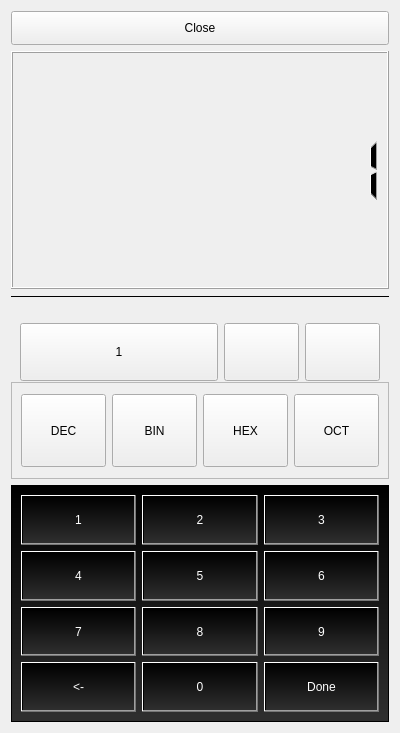
<?xml version="1.0" encoding="UTF-8"?>
<ui version="4.0">
 <class>Form</class>
 <widget class="QWidget" name="Form">
  <property name="geometry">
   <rect>
    <x>0</x>
    <y>0</y>
    <width>400</width>
    <height>733</height>
   </rect>
  </property>
  <property name="minimumSize">
   <size>
    <width>376</width>
    <height>311</height>
   </size>
  </property>
  <property name="windowTitle">
   <string>Diginum</string>
  </property>
  <property name="windowIcon">
   <iconset>
    <normaloff>../../Downloads/Frame 80.png</normaloff>../../Downloads/Frame 80.png</iconset>
  </property>
  <layout class="QVBoxLayout" name="verticalLayout">
   <item>
    <widget class="QPushButton" name="pushButton_5">
     <property name="minimumSize">
      <size>
       <width>0</width>
       <height>34</height>
      </size>
     </property>
     <property name="text">
      <string>Close</string>
     </property>
    </widget>
   </item>
   <item>
    <widget class="QLCDNumber" name="lcdNumber">
     <property name="maximumSize">
      <size>
       <width>16777215</width>
       <height>251</height>
      </size>
     </property>
     <property name="lineWidth">
      <number>1</number>
     </property>
     <property name="smallDecimalPoint">
      <bool>false</bool>
     </property>
     <property name="digitCount">
      <number>10</number>
     </property>
     <property name="segmentStyle">
      <enum>QLCDNumber::SegmentStyle::Filled</enum>
     </property>
     <property name="intValue" stdset="0">
      <number>1</number>
     </property>
    </widget>
   </item>
   <item>
    <widget class="Line" name="line">
     <property name="frameShadow">
      <enum>QFrame::Shadow::Plain</enum>
     </property>
     <property name="lineWidth">
      <number>1</number>
     </property>
     <property name="orientation">
      <enum>Qt::Orientation::Horizontal</enum>
     </property>
    </widget>
   </item>
   <item>
    <widget class="QFrame" name="frame_2">
     <property name="sizePolicy">
      <sizepolicy hsizetype="Preferred" vsizetype="Expanding">
       <horstretch>0</horstretch>
       <verstretch>0</verstretch>
      </sizepolicy>
     </property>
     <property name="minimumSize">
      <size>
       <width>0</width>
       <height>72</height>
      </size>
     </property>
     <property name="maximumSize">
      <size>
       <width>16777215</width>
       <height>52</height>
      </size>
     </property>
     <property name="frameShape">
      <enum>QFrame::Shape::NoFrame</enum>
     </property>
     <property name="frameShadow">
      <enum>QFrame::Shadow::Raised</enum>
     </property>
     <layout class="QHBoxLayout" name="horizontalLayout_2">
      <item>
       <widget class="QPushButton" name="open_kb">
        <property name="minimumSize">
         <size>
          <width>0</width>
          <height>58</height>
         </size>
        </property>
        <property name="text">
         <string>1</string>
        </property>
        <property name="default">
         <bool>false</bool>
        </property>
       </widget>
      </item>
      <item>
       <widget class="QPushButton" name="down">
        <property name="minimumSize">
         <size>
          <width>0</width>
          <height>58</height>
         </size>
        </property>
        <property name="maximumSize">
         <size>
          <width>75</width>
          <height>16777215</height>
         </size>
        </property>
        <property name="icon">
         <iconset>
          <normaloff>../../Downloads/Frame 80.png</normaloff>../../Downloads/Frame 80.png</iconset>
        </property>
        <property name="iconSize">
         <size>
          <width>60</width>
          <height>60</height>
         </size>
        </property>
       </widget>
      </item>
      <item>
       <widget class="QPushButton" name="up">
        <property name="minimumSize">
         <size>
          <width>0</width>
          <height>58</height>
         </size>
        </property>
        <property name="maximumSize">
         <size>
          <width>75</width>
          <height>16777215</height>
         </size>
        </property>
        <property name="text">
         <string/>
        </property>
        <property name="icon">
         <iconset>
          <normaloff>../../Downloads/Frame 81.png</normaloff>../../Downloads/Frame 81.png</iconset>
        </property>
        <property name="iconSize">
         <size>
          <width>60</width>
          <height>60</height>
         </size>
        </property>
       </widget>
      </item>
     </layout>
    </widget>
   </item>
   <item>
    <widget class="QFrame" name="frame">
     <property name="maximumSize">
      <size>
       <width>16777215</width>
       <height>97</height>
      </size>
     </property>
     <property name="frameShape">
      <enum>QFrame::Shape::StyledPanel</enum>
     </property>
     <property name="frameShadow">
      <enum>QFrame::Shadow::Plain</enum>
     </property>
     <property name="lineWidth">
      <number>1</number>
     </property>
     <layout class="QHBoxLayout" name="horizontalLayout">
      <item>
       <widget class="QPushButton" name="pushButton">
        <property name="minimumSize">
         <size>
          <width>0</width>
          <height>73</height>
         </size>
        </property>
        <property name="text">
         <string>DEC</string>
        </property>
        <property name="icon">
         <iconset>
          <normaloff>../Downloads/Frame 75.png</normaloff>../Downloads/Frame 75.png</iconset>
        </property>
        <property name="iconSize">
         <size>
          <width>41</width>
          <height>41</height>
         </size>
        </property>
       </widget>
      </item>
      <item>
       <widget class="QPushButton" name="pushButton_2">
        <property name="minimumSize">
         <size>
          <width>0</width>
          <height>73</height>
         </size>
        </property>
        <property name="text">
         <string>BIN</string>
        </property>
        <property name="icon">
         <iconset>
          <normaloff>../Downloads/Frame 74.png</normaloff>../Downloads/Frame 74.png</iconset>
        </property>
        <property name="iconSize">
         <size>
          <width>41</width>
          <height>41</height>
         </size>
        </property>
       </widget>
      </item>
      <item>
       <widget class="QPushButton" name="pushButton_3">
        <property name="minimumSize">
         <size>
          <width>0</width>
          <height>73</height>
         </size>
        </property>
        <property name="text">
         <string>HEX</string>
        </property>
        <property name="icon">
         <iconset>
          <normaloff>../Downloads/Frame 77.png</normaloff>../Downloads/Frame 77.png</iconset>
        </property>
        <property name="iconSize">
         <size>
          <width>41</width>
          <height>41</height>
         </size>
        </property>
       </widget>
      </item>
      <item>
       <widget class="QPushButton" name="pushButton_4">
        <property name="minimumSize">
         <size>
          <width>0</width>
          <height>73</height>
         </size>
        </property>
        <property name="text">
         <string>OCT</string>
        </property>
        <property name="icon">
         <iconset>
          <normaloff>../Downloads/Frame 76.png</normaloff>../Downloads/Frame 76.png</iconset>
        </property>
        <property name="iconSize">
         <size>
          <width>41</width>
          <height>41</height>
         </size>
        </property>
       </widget>
      </item>
     </layout>
    </widget>
   </item>
   <item>
    <widget class="QFrame" name="keyboard">
     <property name="maximumSize">
      <size>
       <width>16777215</width>
       <height>16777215</height>
      </size>
     </property>
     <property name="cursor">
      <cursorShape>CrossCursor</cursorShape>
     </property>
     <property name="styleSheet">
      <string notr="true">background-color: qlineargradient(spread:pad, x1:0.5, y1:0, x2:0.5, y2:1, stop:0 rgba(0, 0, 0, 255), stop:1 rgba(47, 47, 47, 255));
color: rgb(255, 255, 255);</string>
     </property>
     <property name="frameShape">
      <enum>QFrame::Shape::StyledPanel</enum>
     </property>
     <property name="frameShadow">
      <enum>QFrame::Shadow::Raised</enum>
     </property>
     <layout class="QGridLayout" name="gridLayout">
      <item row="2" column="2">
       <widget class="QPushButton" name="key9">
        <property name="sizePolicy">
         <sizepolicy hsizetype="Minimum" vsizetype="Minimum">
          <horstretch>0</horstretch>
          <verstretch>0</verstretch>
         </sizepolicy>
        </property>
        <property name="cursor">
         <cursorShape>CrossCursor</cursorShape>
        </property>
        <property name="text">
         <string>9</string>
        </property>
       </widget>
      </item>
      <item row="1" column="0">
       <widget class="QPushButton" name="key4">
        <property name="sizePolicy">
         <sizepolicy hsizetype="Minimum" vsizetype="Minimum">
          <horstretch>0</horstretch>
          <verstretch>0</verstretch>
         </sizepolicy>
        </property>
        <property name="cursor">
         <cursorShape>CrossCursor</cursorShape>
        </property>
        <property name="text">
         <string>4</string>
        </property>
       </widget>
      </item>
      <item row="3" column="0">
       <widget class="QPushButton" name="backspace">
        <property name="sizePolicy">
         <sizepolicy hsizetype="Minimum" vsizetype="Minimum">
          <horstretch>0</horstretch>
          <verstretch>0</verstretch>
         </sizepolicy>
        </property>
        <property name="cursor">
         <cursorShape>CrossCursor</cursorShape>
        </property>
        <property name="text">
         <string>&lt;-</string>
        </property>
       </widget>
      </item>
      <item row="2" column="0">
       <widget class="QPushButton" name="key7">
        <property name="sizePolicy">
         <sizepolicy hsizetype="Minimum" vsizetype="Minimum">
          <horstretch>0</horstretch>
          <verstretch>0</verstretch>
         </sizepolicy>
        </property>
        <property name="cursor">
         <cursorShape>CrossCursor</cursorShape>
        </property>
        <property name="text">
         <string>7</string>
        </property>
       </widget>
      </item>
      <item row="3" column="2">
       <widget class="QPushButton" name="done">
        <property name="sizePolicy">
         <sizepolicy hsizetype="Minimum" vsizetype="Minimum">
          <horstretch>0</horstretch>
          <verstretch>0</verstretch>
         </sizepolicy>
        </property>
        <property name="cursor">
         <cursorShape>CrossCursor</cursorShape>
        </property>
        <property name="text">
         <string>Done</string>
        </property>
       </widget>
      </item>
      <item row="0" column="2">
       <widget class="QPushButton" name="key3">
        <property name="sizePolicy">
         <sizepolicy hsizetype="Minimum" vsizetype="Minimum">
          <horstretch>0</horstretch>
          <verstretch>0</verstretch>
         </sizepolicy>
        </property>
        <property name="cursor">
         <cursorShape>CrossCursor</cursorShape>
        </property>
        <property name="text">
         <string>3</string>
        </property>
       </widget>
      </item>
      <item row="2" column="1">
       <widget class="QPushButton" name="key8">
        <property name="sizePolicy">
         <sizepolicy hsizetype="Minimum" vsizetype="Minimum">
          <horstretch>0</horstretch>
          <verstretch>0</verstretch>
         </sizepolicy>
        </property>
        <property name="cursor">
         <cursorShape>CrossCursor</cursorShape>
        </property>
        <property name="text">
         <string>8</string>
        </property>
       </widget>
      </item>
      <item row="3" column="1">
       <widget class="QPushButton" name="key0">
        <property name="sizePolicy">
         <sizepolicy hsizetype="Minimum" vsizetype="Minimum">
          <horstretch>0</horstretch>
          <verstretch>0</verstretch>
         </sizepolicy>
        </property>
        <property name="cursor">
         <cursorShape>CrossCursor</cursorShape>
        </property>
        <property name="text">
         <string>0</string>
        </property>
       </widget>
      </item>
      <item row="1" column="2">
       <widget class="QPushButton" name="key6">
        <property name="sizePolicy">
         <sizepolicy hsizetype="Minimum" vsizetype="Minimum">
          <horstretch>0</horstretch>
          <verstretch>0</verstretch>
         </sizepolicy>
        </property>
        <property name="cursor">
         <cursorShape>CrossCursor</cursorShape>
        </property>
        <property name="text">
         <string>6</string>
        </property>
       </widget>
      </item>
      <item row="0" column="1">
       <widget class="QPushButton" name="key2">
        <property name="sizePolicy">
         <sizepolicy hsizetype="Minimum" vsizetype="Minimum">
          <horstretch>0</horstretch>
          <verstretch>0</verstretch>
         </sizepolicy>
        </property>
        <property name="cursor">
         <cursorShape>CrossCursor</cursorShape>
        </property>
        <property name="text">
         <string>2</string>
        </property>
       </widget>
      </item>
      <item row="0" column="0">
       <widget class="QPushButton" name="key1">
        <property name="sizePolicy">
         <sizepolicy hsizetype="Minimum" vsizetype="Minimum">
          <horstretch>0</horstretch>
          <verstretch>0</verstretch>
         </sizepolicy>
        </property>
        <property name="cursor">
         <cursorShape>CrossCursor</cursorShape>
        </property>
        <property name="text">
         <string>1</string>
        </property>
       </widget>
      </item>
      <item row="1" column="1">
       <widget class="QPushButton" name="key5">
        <property name="sizePolicy">
         <sizepolicy hsizetype="Minimum" vsizetype="Minimum">
          <horstretch>0</horstretch>
          <verstretch>0</verstretch>
         </sizepolicy>
        </property>
        <property name="cursor">
         <cursorShape>CrossCursor</cursorShape>
        </property>
        <property name="text">
         <string>5</string>
        </property>
       </widget>
      </item>
     </layout>
    </widget>
   </item>
  </layout>
 </widget>
 <resources/>
 <connections>
  <connection>
   <sender>pushButton</sender>
   <signal>clicked()</signal>
   <receiver>lcdNumber</receiver>
   <slot>setDecMode()</slot>
   <hints>
    <hint type="sourcelabel">
     <x>153</x>
     <y>592</y>
    </hint>
    <hint type="destinationlabel">
     <x>566</x>
     <y>199</y>
    </hint>
   </hints>
  </connection>
  <connection>
   <sender>pushButton_2</sender>
   <signal>clicked()</signal>
   <receiver>lcdNumber</receiver>
   <slot>setBinMode()</slot>
   <hints>
    <hint type="sourcelabel">
     <x>429</x>
     <y>592</y>
    </hint>
    <hint type="destinationlabel">
     <x>566</x>
     <y>199</y>
    </hint>
   </hints>
  </connection>
  <connection>
   <sender>pushButton_3</sender>
   <signal>clicked()</signal>
   <receiver>lcdNumber</receiver>
   <slot>setHexMode()</slot>
   <hints>
    <hint type="sourcelabel">
     <x>704</x>
     <y>592</y>
    </hint>
    <hint type="destinationlabel">
     <x>566</x>
     <y>199</y>
    </hint>
   </hints>
  </connection>
  <connection>
   <sender>pushButton_4</sender>
   <signal>clicked()</signal>
   <receiver>lcdNumber</receiver>
   <slot>setOctMode()</slot>
   <hints>
    <hint type="sourcelabel">
     <x>980</x>
     <y>592</y>
    </hint>
    <hint type="destinationlabel">
     <x>566</x>
     <y>199</y>
    </hint>
   </hints>
  </connection>
  <connection>
   <sender>done</sender>
   <signal>clicked()</signal>
   <receiver>keyboard</receiver>
   <slot>hide()</slot>
   <hints>
    <hint type="sourcelabel">
     <x>439</x>
     <y>713</y>
    </hint>
    <hint type="destinationlabel">
     <x>270</x>
     <y>606</y>
    </hint>
   </hints>
  </connection>
  <connection>
   <sender>open_kb</sender>
   <signal>clicked()</signal>
   <receiver>keyboard</receiver>
   <slot>show()</slot>
   <hints>
    <hint type="sourcelabel">
     <x>189</x>
     <y>322</y>
    </hint>
    <hint type="destinationlabel">
     <x>270</x>
     <y>606</y>
    </hint>
   </hints>
  </connection>
 </connections>
</ui>
